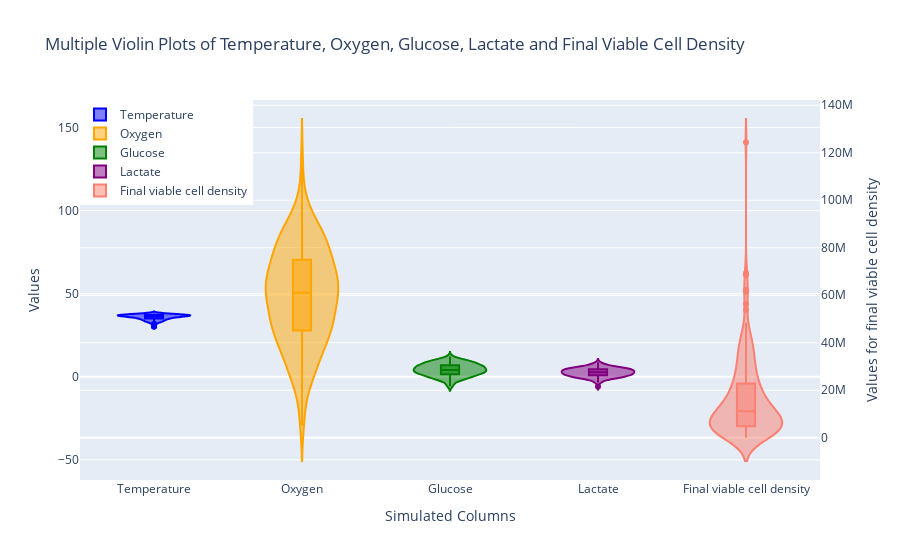

The code cell stored with this chart in its notebook:
### Markdown cell above
## 3.4 Violin Plot

The Violin plot is hybrid of a box plot and a kernel density plot and it compares probability disributions between two variables (Wikipedia Violin Plot, 2020, Seaborn.pydata.org violinplot, n.d.). Computed using KDE, the curve's width indicates frequency in each section (Yi, 2021). Therefore, the Violin Plot shows both the summary statistics and each variable's density, unlike the box plot which only depicts the summary statistics (Carron, 2021).

For multiple Violin Plots, plotly.express and plotly.graph_objects (Plotly.com Graph Objects, n.d.) were imported. Violin plots for multiple traces were generated according to Plotlygraphs (2019), R (2020), Plotly.com Violin (n.d.) and GeeksforGeeks (2021). Trace is a graph object in each plot's data (Plotly.com Traces, n.d.). 

Stack Overflow (2023), Paul (2011), Hashcode55 (2017), Matplotlib.org different scales (n.d.) and Ciortan (2019) were used for reference for multiple Violin Plots on different y-axes.

### Code cell
# create violin traces for each dataset on the first y-axis
tracetemp = go.Violin(y=templg, name='Temperature', box_visible=True, line_color='blue')
traceoxyg = go.Violin(y=oxygenn, name='Oxygen', box_visible=True, line_color='orange')
tracegluc = go.Violin(y=glucosen, name='Glucose', box_visible=True, line_color='green')
tracelact = go.Violin(y=lactaten, name='Lactate', box_visible=True, line_color='purple')

# create a violin trace for fvcde on the second y-axis
tracefvcde = go.Violin(y=fvcde, name='Final viable cell density', 
                       box_visible=True, line_color='salmon', yaxis='y2')

# create layout with two y-axes
layout = go.Layout(
    title='Multiple Violin Plots of Temperature, Oxygen, Glucose, Lactate and Final Viable Cell Density',
    xaxis=dict(title='Simulated Columns'),
    yaxis=dict(title='Values'),
    yaxis2=dict(title='Values for final viable cell density', overlaying='y', side='right'),
    legend=dict(x=0, y=1)
)

fig = go.Figure(data=[tracetemp, traceoxyg, tracegluc, tracelact, tracefvcde], layout=layout)
fig.show()

### Figure 1 — Plotly figure (JSON) as saved in the notebook; plotly's stock layout.template omitted (floating-point values rounded to 4 significant figures; data arrays with more than 128 entries replaced by an {"elided": "..."} marker saying what was removed)
{"data": [{"box": {"visible": true}, "line": {"color": "blue"}, "name": "Temperature", "type": "violin", "y": {"elided": "200 float values"}}, {"box": {"visible": true}, "line": {"color": "orange"}, "name": "Oxygen", "type": "violin", "y": {"elided": "200 float values"}}, {"box": {"visible": true}, "line": {"color": "green"}, "name": "Glucose", "type": "violin", "y": {"elided": "200 float values"}}, {"box": {"visible": true}, "line": {"color": "purple"}, "name": "Lactate", "type": "violin", "y": {"elided": "200 float values"}}, {"box": {"visible": true}, "line": {"color": "salmon"}, "name": "Final viable cell density", "type": "violin", "y": {"elided": "200 float values"}, "yaxis": "y2"}], "layout": {"legend": {"x": 0, "y": 1}, "title": {"text": "Multiple Violin Plots of Temperature, Oxygen, Glucose, Lactate and Final Viable Cell Density"}, "xaxis": {"title": {"text": "Simulated Columns"}}, "yaxis": {"title": {"text": "Values"}}, "yaxis2": {"overlaying": "y", "side": "right", "title": {"text": "Values for final viable cell density"}}}}
